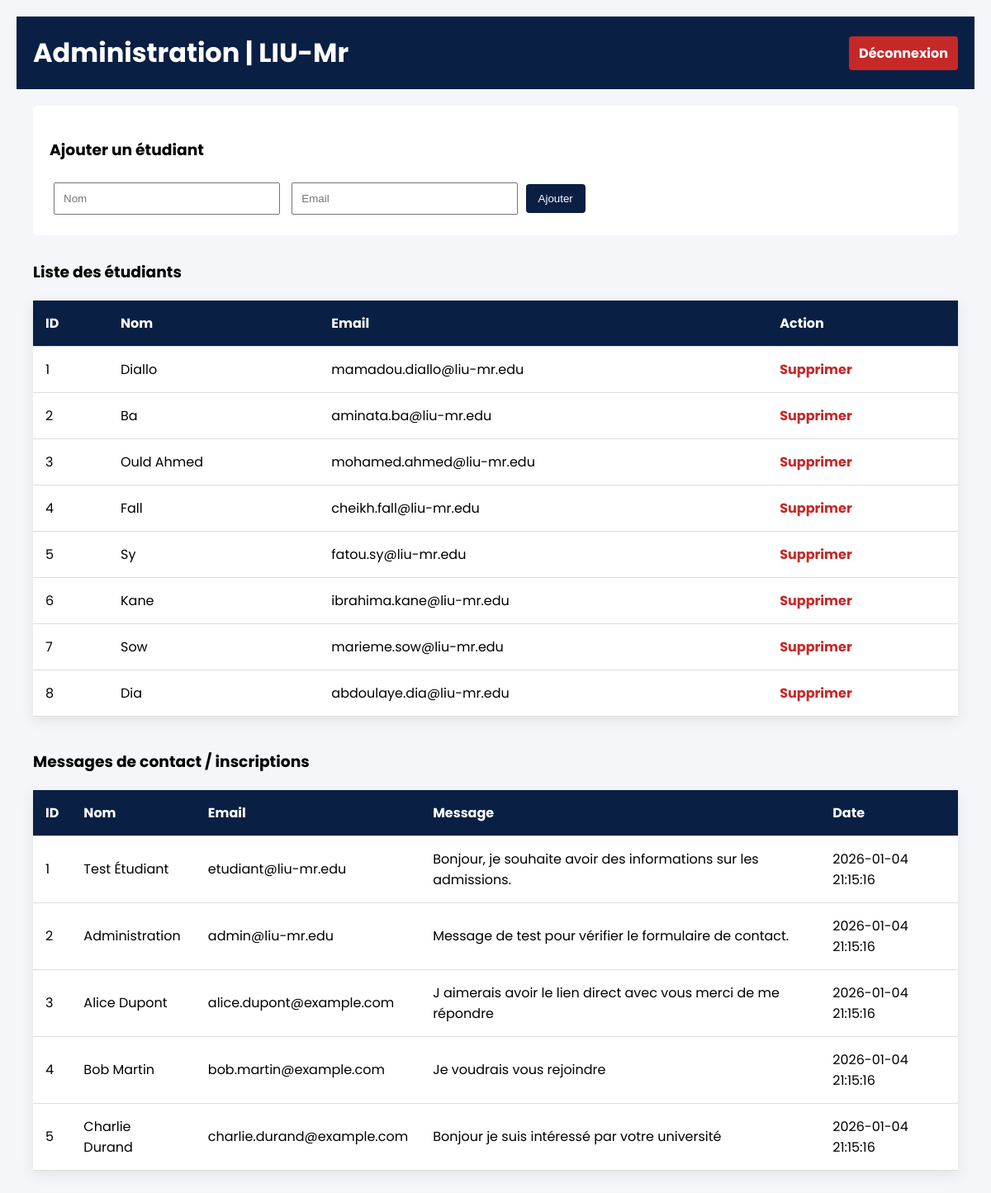
Page /admin.php (signed in) on the committed database.
### tables this page shows
CREATE TABLE IF NOT EXISTS etudiants (
    id INT AUTO_INCREMENT PRIMARY KEY,
    nom VARCHAR(100) NOT NULL,
    prenom VARCHAR(100) NOT NULL,
    email VARCHAR(150) UNIQUE NOT NULL,
    filiere VARCHAR(100),
    created_at TIMESTAMP DEFAULT CURRENT_TIMESTAMP
);

CREATE TABLE IF NOT EXISTS contacts (
    id INT AUTO_INCREMENT PRIMARY KEY,
    name VARCHAR(100) NOT NULL,
    email VARCHAR(150) NOT NULL,
    message TEXT NOT NULL,
    created_at TIMESTAMP DEFAULT CURRENT_TIMESTAMP
);

### admin.php (the view, shortened to what this page needs)
<?php
$host = "localhost";
$dbname = "liu_mr";
$user = "root";
$pass = "";
try {
    $pdo = new PDO("mysql:host=$host;dbname=$dbname;charset=utf8mb4", $user, $pass);
    $pdo->setAttribute(PDO::ATTR_ERRMODE, PDO::ERRMODE_EXCEPTION);
} catch (PDOException $e) {
    die("Erreur connexion BDD : " . $e->getMessage());
}
$etudiants = $pdo->query("SELECT * FROM etudiants ORDER BY id ASC")->fetchAll();
$contacts = $pdo->query("SELECT * FROM contacts ORDER BY created_at ASC")->fetchAll();
?>
<!DOCTYPE html>
<html lang="fr">
<head>
</head>
<body>
    <header>
        <h1>Administration | LIU-Mr</h1>
        <a href="?logout" class="logout">Déconnexion</a>
    </header>
    <main>
        <form method="post">
            <h3>Ajouter un étudiant</h3>
            <input type="text" name="nom" placeholder="Nom" required>
            <input type="email" name="email" placeholder="Email" required>
            <button name="ajouter">Ajouter</button>
        </form>
        <h3>Liste des étudiants</h3>
        <table>
            <tr>
                <th>ID</th>
                <th>Nom</th>
                <th>Email</th>
                <th>Action</th>
            </tr>
            <?php foreach ($etudiants as $e): ?>
                <tr>
                    <td><?= $e['id'] ?></td>
                    <td><?= htmlspecialchars($e['nom']) ?></td>
                    <td><?= htmlspecialchars($e['email']) ?></td>
                    <td><a class="supprimer" href="?supprimer=<?= $e['id'] ?>"
                            onclick="return confirm('Supprimer cet étudiant ?')">Supprimer</a></td>
                </tr>
            <?php endforeach; ?>
        </table>
        <h3>Messages de contact / inscriptions</h3>
        <table>
            <tr>
                <th>ID</th>
                <th>Nom</th>
                <th>Email</th>
                <th>Message</th>
                <th>Date</th>
            </tr>
            <?php foreach ($contacts as $c): ?>
                <tr>
                    <td><?= $c['id'] ?></td>
                    <td><?= htmlspecialchars($c['name']) ?></td>
                    <td><?= htmlspecialchars($c['email']) ?></td>
                    <td><?= htmlspecialchars($c['message']) ?></td>
                    <td><?= $c['created_at'] ?></td>
                </tr>
            <?php endforeach; ?>
        </table>
    </main>
</body>
</html>

### admin.php (style rules this page uses)
body { font-family: 'Poppins', sans-serif; background: #f4f6f9; margin: 0; padding: 20px; }
header { background: #0a1f44; color: #fff; padding: 20px; display: flex; justify-content: space-between; align-items: center; }
header h1 { margin: 0; }
main { padding: 20px; }
h1, h3 { margin-bottom: 20px; }
form { margin-bottom: 30px; background: #fff; padding: 20px; border-radius: 6px; }
input { padding: 10px; margin: 5px; width: 250px; }
button { padding: 10px 15px; background: #0a1f44; color: #fff; border: none; border-radius: 4px; cursor: pointer; }
table { width: 100%; border-collapse: collapse; background: #fff; box-shadow: 0 5px 15px rgba(0, 0, 0, 0.08); margin-bottom: 40px; }
th, td { padding: 15px; text-align: left; border-bottom: 1px solid #ddd; }
th { background: #0a1f44; color: white; }
a.logout { color: #fff; background: #c62828; padding: 8px 12px; border-radius: 4px; text-decoration: none; font-weight: bold; }
a.supprimer { color: #c62828; text-decoration: none; font-weight: bold; }

### rows in the picture
etudiants: id "1", nom "Diallo", email "mamadou.diallo@liu-mr.edu"
etudiants: id "2", nom "Ba", email "aminata.ba@liu-mr.edu"
etudiants: id "3", nom "Ould Ahmed", email "mohamed.ahmed@liu-mr.edu"
etudiants: id "4", nom "Fall", email "cheikh.fall@liu-mr.edu"
etudiants: id "5", nom "Sy", email "fatou.sy@liu-mr.edu"
etudiants: id "6", nom "Kane", email "ibrahima.kane@liu-mr.edu"
etudiants: id "7", nom "Sow", email "marieme.sow@liu-mr.edu"
etudiants: id "8", nom "Dia", email "abdoulaye.dia@liu-mr.edu"
contacts: id "1", name "Test Étudiant", email "etudiant@liu-mr.edu", message "Bonjour, je souhaite avoir des informations sur les admissions.", created_at "2026-01-04 21:15:16"
contacts: id "2", name "Administration", email "admin@liu-mr.edu", message "Message de test pour vérifier le formulaire de contact.", created_at "2026-01-04 21:15:16"
contacts: id "3", name "Alice Dupont", email "alice.dupont@example.com", message "J aimerais avoir le lien direct avec vous merci de me répondre", created_at "2026-01-04 21:15:16"
contacts: id "4", name "Bob Martin", email "bob.martin@example.com", message "Je voudrais vous rejoindre", created_at "2026-01-04 21:15:16"
contacts: id "5", name "Charlie Durand", email "charlie.durand@example.com", message "Bonjour je suis intéressé par votre université", created_at "2026-01-04 21:15:16"
